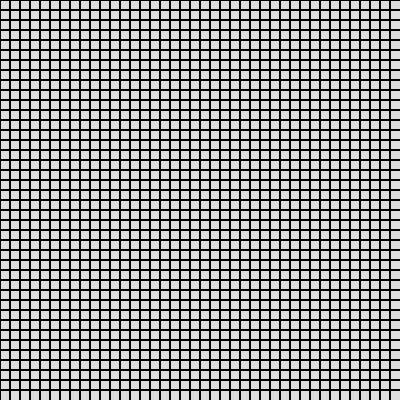
Frame 1 (no input)
Frame 60 (no input): identical to frame 1, image omitted
Frame 120 (the mouse pressed at the canvas centre since frame 60): identical to frame 1, image omitted

The p5.js sketch that drew this single still picture (run headless with seeded random() and noise() and a simulated clock; from frame 60 on, the mouse is pressed at the canvas centre):

// p5.js sketch
// ── sketch.js
/*
 * Yuli Cai/caiyuli.com
 */

// Example: grid and nested for loop
// 示例： 画格子和for循环
// 线上示例：https://editor.p5js.org/yulicai/sketches/Byvza_NkG


function setup() {
  createCanvas(400, 400);
}

function draw() {
  background(220);
  stroke(0);
  for (var i = 0; i < 400; i+=10) {
    for (var j = 0; j < 400; j+=10) {
      line(i, 0, i, height);
      line(0, j, width, j);
    }
  }
}
